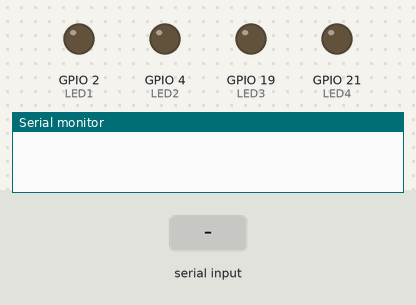
A program run on a simulated ESP32. Shown: output pins drawn as LEDs (lit = HIGH), the last lines printed to the serial monitor. Inputs (shaded band) come from the test bench.

Above: at 3.2 s.
3.3 s: "1" received over Serial
At 3.7 s:
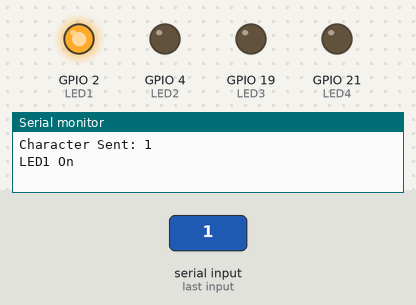
6.3 s: "2" received over Serial
At 7.2 s:
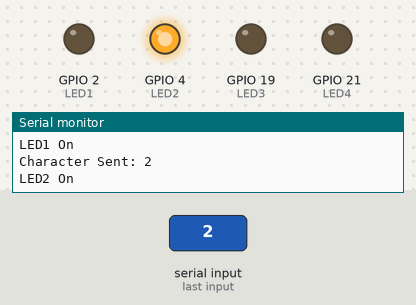
9.3 s: "3" received over Serial
At 10.7 s:
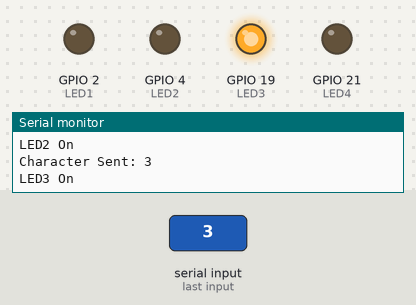
12.3 s: "4" received over Serial
At 13.0 s:
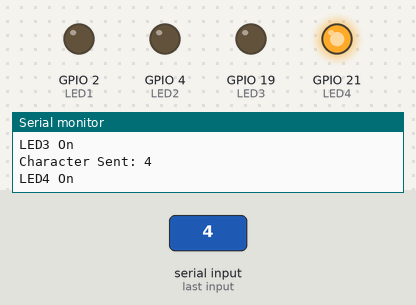
Timing chart, 0 to 15.8 s (numbered marks = the images above; inputs shaded):
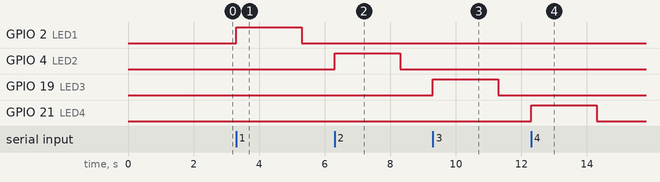

Measured:
- after the input at 3.3 s, GPIO 2 (LED1): LOW → HIGH at once, → LOW 2.0 s later
- after the input at 6.3 s, GPIO 4 (LED2): LOW → HIGH at once, → LOW 2.0 s later
- after the input at 9.3 s, GPIO 19 (LED3): LOW → HIGH at once, → LOW 2.0 s later
- after the input at 12.3 s, GPIO 21 (LED4): LOW → HIGH at once, → LOW 2.0 s later

The program:

main.cpp
```cpp
#include <Arduino.h>
#define LED1 BUILTIN_LED
#define LED2 4
#define LED3 19
#define LED4 21

void setup() {
  // put your setup code here, to run once:
  Serial.begin (9600);
  pinMode(LED1, OUTPUT);
  pinMode(LED2, OUTPUT);
  pinMode(LED3, OUTPUT);
  pinMode(LED4, OUTPUT);
  delay(2000);
}

void loop() {
  // put your main code here, to run repeatedly:
  if (Serial.available()){
    char data= Serial.read();
    Serial.println();
    Serial.print("Character Sent: ");
    Serial.println(data);
    if (data== '1'){
        Serial.println("LED1 On");
        digitalWrite(LED1, HIGH);
        delay(2000);
        digitalWrite(LED1, LOW);
    } else if (data== '2'){
      Serial.println("LED2 On");
        digitalWrite(LED2, HIGH);
        delay(2000);
        digitalWrite(LED2, LOW);
    } else if (data== '3'){
      Serial.println("LED3 On");
        digitalWrite(LED3, HIGH);
        delay(2000);
        digitalWrite(LED3, LOW);
    } else if (data== '4'){
      Serial.println("LED4 On");
        digitalWrite(LED4, HIGH);
        delay(2000);
        digitalWrite(LED4, LOW);
    } else
    {
      Serial.println("Command Unkown");
    }

  }

}
```
